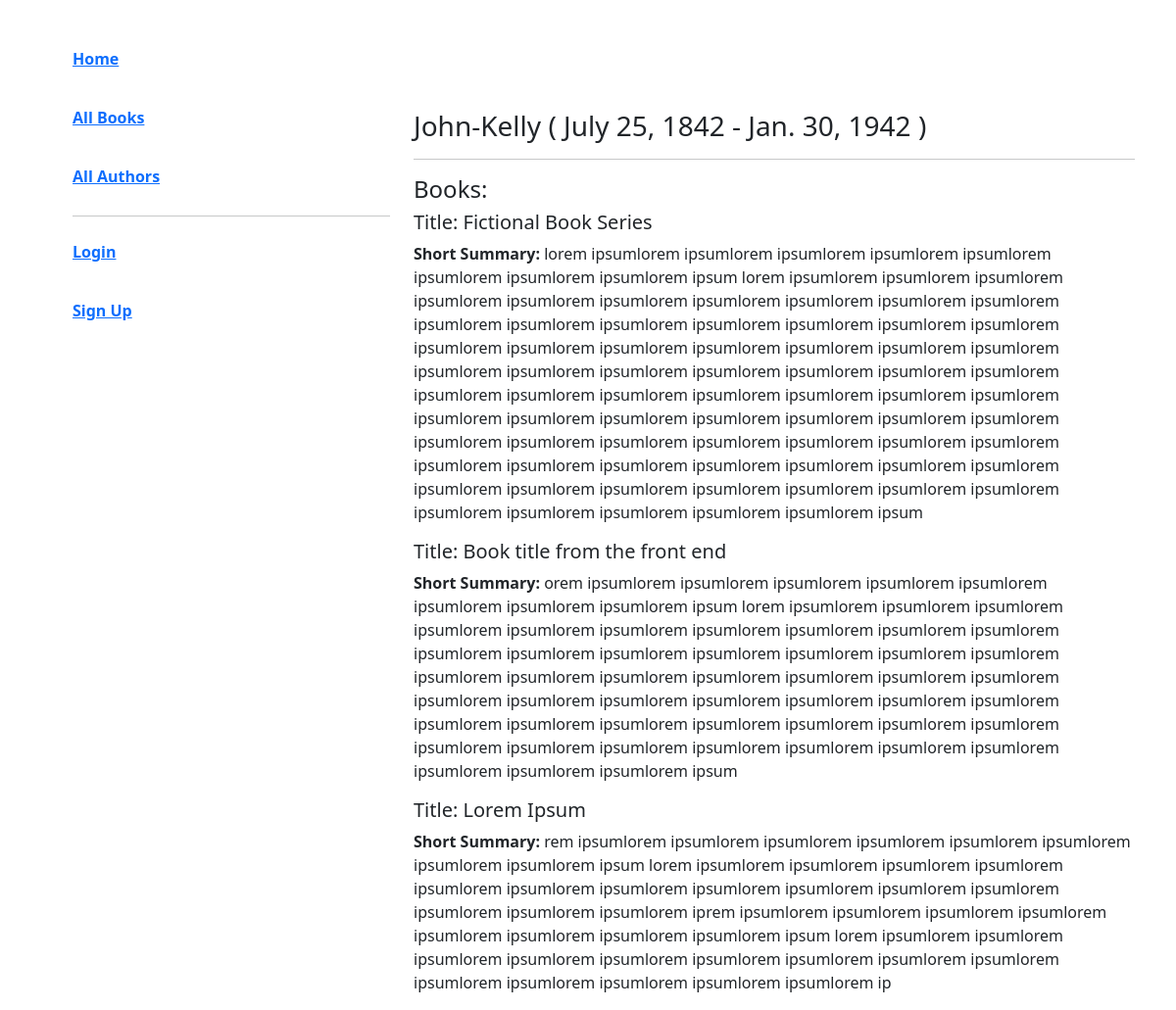
/author/2/, run on the app's committed database.
### catalog/models.py (models this page shows, shortened)
class Author(models.Model):
    first_name = models.CharField(max_length=50)
    last_name = models.CharField(max_length=50)
    date_of_birth = models.DateField('DOB', null=True, blank=True)
    date_of_death = models.DateField('Died', null=True, blank=True)

class Book(models.Model):
    book_id = models.UUIDField(primary_key=True, default=uuid.uuid4, help_text='unique ID for this book')
    title = models.CharField(max_length=200)
    author = models.ForeignKey(Author, on_delete=models.SET_NULL, null=True)
    isbn = models.IntegerField('ISBN', unique=True, help_text='13 unique integers')
    imprint = models.CharField(max_length=50)
    published_date = models.DateField()
    added_date = models.DateField(auto_now_add=True)
    summary = models.TextField(max_length=1000, help_text='Enter the book summary here')
    genre = models.ManyToManyField(Genre)
    language = models.ForeignKey(Language, on_delete=models.SET_NULL, null=True)
    slug = models.SlugField(null=True, unique=True, blank=True)

### catalog/views.py (the view)
# urls.py: path('author/<int:pk>/', views.AuthorDetailView.as_view(), name='author'),
class AuthorDetailView(generic.DetailView):
    model = Author
    template_name = "catalog/author.html"

### templates/catalog/author.html
{% extends "base.html" %}
{% block content %}
<h3>
  {{ author.first_name}}-{{ author.last_name}}
  ({% if author.date_of_birth %}
    {{ author.date_of_birth }}
  {% endif %}
  -
  {% if author.date_of_death %}
    {{ author.date_of_death }}
  {% endif %})
</h3>
<hr>
<h4>Books:</h4>
{% for book in author.book_set.all %}
  <h5>Title: {{ book.title }}</h5>
  <p><strong>Short Summary:</strong> {{ book.summary }}</p>
{% endfor %}
{% endblock %}

### data on the page
Author: first_name "John", last_name "Kelly", date_of_birth "July 25, 1842", date_of_death "Jan. 30, 1942"
Book: title "Fictional Book Series", summary "lorem ipsumlorem ipsumlorem ipsumlorem ipsumlorem ipsumlorem ipsumlorem ipsumlorem ipsumlorem ipsum lorem ipsumlorem ipsumlorem ipsumlorem ipsumlorem ipsumlorem ipsumlorem ipsumlorem ipsumlorem ipsumlorem ipsumlorem ipsumlorem ipsumlorem ipsumlorem ipsumlorem ipsumlorem ipsumlorem ipsumlorem ipsumlorem ipsumlorem ipsumlorem ipsumlorem ipsumlorem ipsumlorem ipsumlorem ipsumlorem ipsumlorem ipsumlorem ipsumlorem ipsumlorem ipsumlorem ipsumlorem ipsumlorem ipsumlorem ipsumlorem ipsumlorem ipsumlorem ipsumlorem ipsumlorem ipsumlorem ipsumlorem ipsumlorem ipsumlorem ipsumlorem ipsumlorem ipsumlorem ipsumlorem ipsumlorem ipsumlorem ipsumlorem ipsumlorem ipsumlorem ipsumlorem ipsumlorem ipsumlorem…"
Book: title "Book title from the front end", summary "orem ipsumlorem ipsumlorem ipsumlorem ipsumlorem ipsumlorem ipsumlorem ipsumlorem ipsumlorem ipsum lorem ipsumlorem ipsumlorem ipsumlorem ipsumlorem ipsumlorem ipsumlorem ipsumlorem ipsumlorem ipsumlorem ipsumlorem ipsumlorem ipsumlorem ipsumlorem ipsumlorem ipsumlorem ipsumlorem ipsumlorem ipsumlorem ipsumlorem ipsumlorem ipsumlorem ipsumlorem ipsumlorem ipsumlorem ipsumlorem ipsumlorem ipsumlorem ipsumlorem ipsumlorem ipsumlorem ipsumlorem ipsumlorem ipsumlorem ipsumlorem ipsumlorem ipsumlorem ipsumlorem ipsumlorem ipsumlorem ipsumlorem ipsumlorem ipsumlorem ipsumlorem ipsumlorem ipsumlorem ipsumlorem ipsumlorem ipsumlorem ipsum"
Book: title "Lorem Ipsum", summary "rem ipsumlorem ipsumlorem ipsumlorem ipsumlorem ipsumlorem ipsumlorem ipsumlorem ipsumlorem ipsum lorem ipsumlorem ipsumlorem ipsumlorem ipsumlorem ipsumlorem ipsumlorem ipsumlorem ipsumlorem ipsumlorem ipsumlorem ipsumlorem ipsumlorem ipsumlorem ipsumlorem iprem ipsumlorem ipsumlorem ipsumlorem ipsumlorem ipsumlorem ipsumlorem ipsumlorem ipsumlorem ipsum lorem ipsumlorem ipsumlorem ipsumlorem ipsumlorem ipsumlorem ipsumlorem ipsumlorem ipsumlorem ipsumlorem ipsumlorem ipsumlorem ipsumlorem ipsumlorem ipsumlorem ip"
